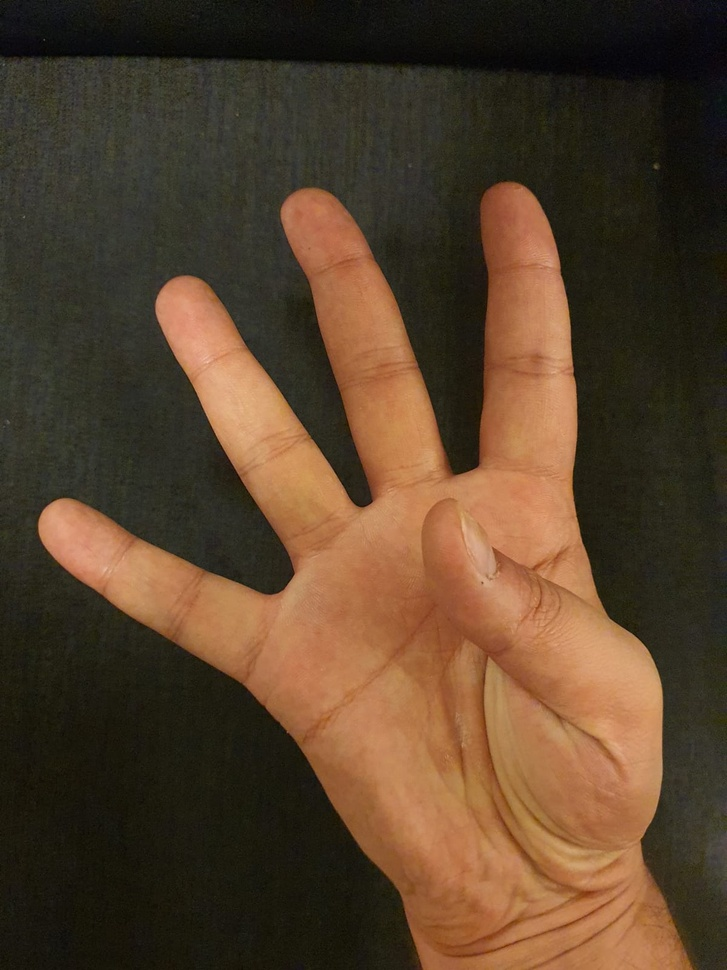
#> input picture images/4finger_hand_sample.jpeg, 727 x 970 px, shrunk from 1200 x 1600 before the run, found by its file name
$ jupyter execute hand_gesture_ps-Copy1.ipynb   (shell and % lines are left out)
#> lines starting #> are read from the running program, lines starting #| are printed output that depends on the picture; after the words box and inside, x2 and y2 are one past the last pixel; in counts of white or black regions, pixels touching at a corner belong together
## 1. Importing Libraries

[cell 1]
import cv2 as cv
import numpy as np
import matplotlib.pyplot as plt
import timeit

## 2. Reading Image

[cell 2]
img_path = "images/4finger_hand_sample.jpeg"
img = cv.imread(img_path)
#> img is the input picture: shape (970, 727, 3); mean B, G, R 43.7, 64.9, 87

print("Hand Image Sample")
print("Image Dimension", img.shape)
#| Image Dimension (970, 727, 3)
canvas = plt.gcf()
size = canvas.get_size_inches()
canvas.set_size_inches(size*2)
plt.imshow(cv.cvtColor(img, cv.COLOR_BGR2RGB))
plt.show()

## 3. Skin Mask
Masking is used for highlighting specific color on image. In our case it will be the skin color.

&emsp; **a. Changing `BGR` (blue, green, red) image to HSV (hue, saturation, value)**

[cell 3]
hsvim = cv.cvtColor(img, cv.COLOR_BGR2HSV)
#> hsvim: shape (970, 727, 3); mean H, S, V 24.3, 109.2, 87.2

print("Sample image in HSV")
print(hsvim.shape)
#| (970, 727, 3)
canvas = plt.gcf()
size = canvas.get_size_inches()
canvas.set_size_inches(size*2)
plt.imshow(cv.cvtColor(hsvim, cv.COLOR_BGR2RGB))
plt.show()
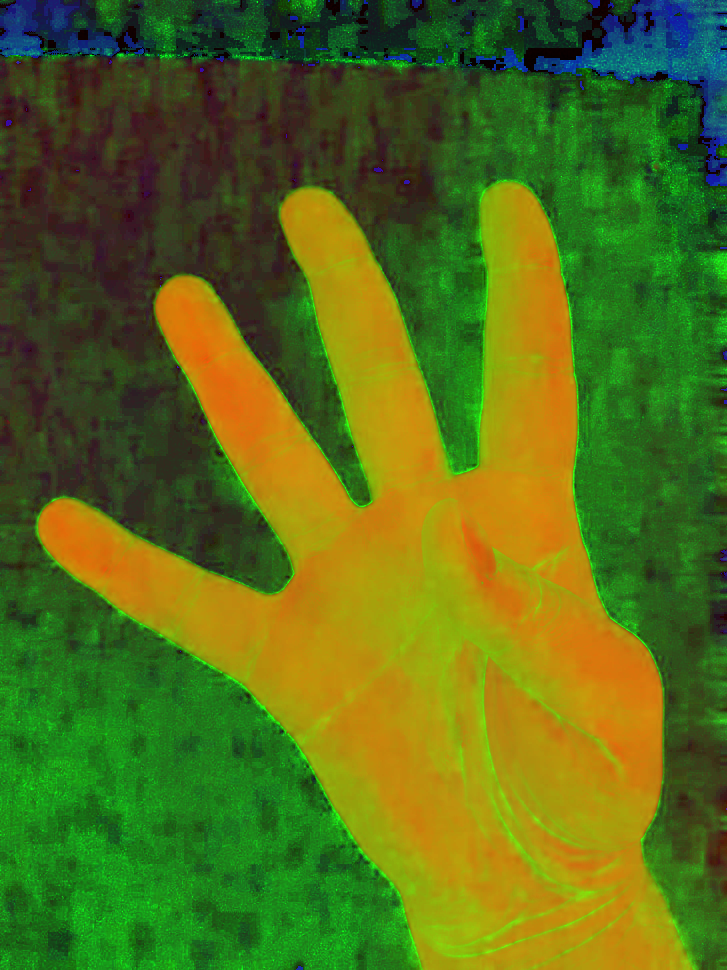
#> shown: shape (970, 727, 3); mean R, G, B 87.2, 109.2, 24.3

&emsp; **b. Initializing upper and lower values for skin color**

[cell 4]
lower = np.array([0, 48, 80], dtype = "uint8")
upper = np.array([20, 255, 255], dtype = "uint8")

&emsp; **c. Detect skin on the range of lower and upper pixel values in the HSV colorspace. Also Applying blur to improve masking**

[cell 5]
skinRegionHSV = cv.inRange(hsvim, lower, upper)
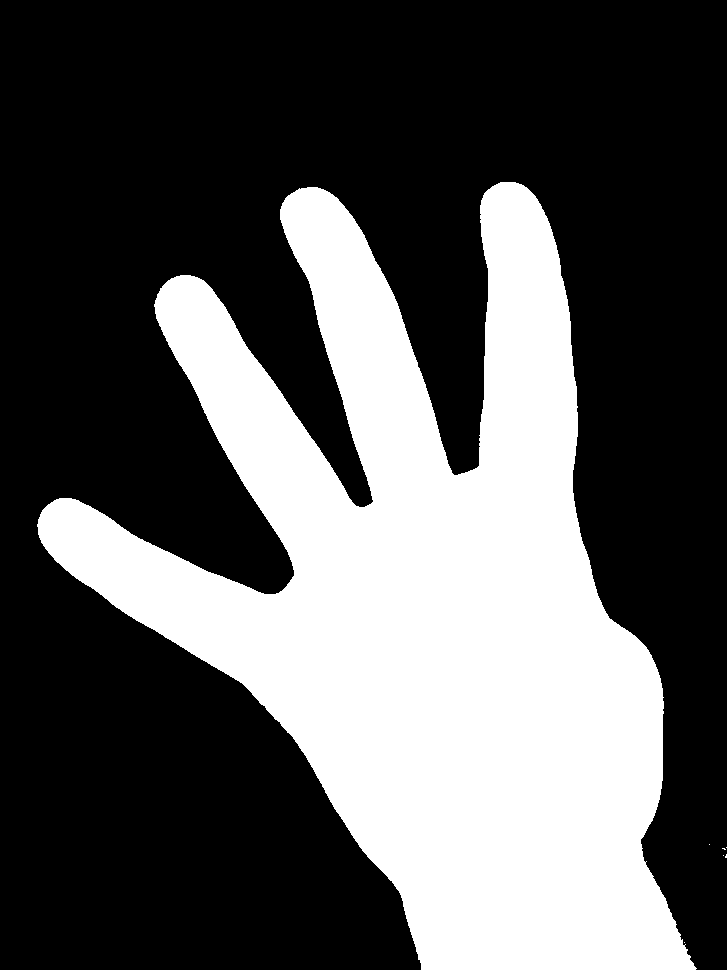
#> skinRegionHSV: shape (970, 727); 34.4% white; 7 white regions (6 under 20 px), largest, box (x1, y1, x2, y2) and area: (37, 182, 697, 970) 242237
print(skinRegionHSV.shape)
#| (970, 727)
# [8 lines of commented-out code are left out]

print("Skin Detection in HSV Colorspace")
#print(blurred.shape)
canvas = plt.gcf()
size = canvas.get_size_inches()
canvas.set_size_inches(size*2)
plt.imshow(cv.cvtColor(skinRegionHSV, cv.COLOR_BGR2RGB))
plt.show()

&emsp; **d. Thresholding the image. We are applying binary Threshold to clear out discrepencies and gray values.**

[cell 6]
ret,thresh = cv.threshold(skinRegionHSV,0,255,cv.THRESH_BINARY)

print("Image after applying threshold")
print(thresh.shape)
#| (970, 727)
canvas = plt.gcf()
size = canvas.get_size_inches()
canvas.set_size_inches(size*2)
plt.imshow(cv.cvtColor(thresh, cv.COLOR_BGR2RGB))
plt.show()

## 4. Countours
Now we will find the contours on the image based on our threshold.

[cell 7]
contours, hierarchy = cv.findContours(thresh, cv.RETR_TREE, cv.CHAIN_APPROX_SIMPLE)
#> contours = 7 contours, 6 with area under 20; largest, box (x1, y1, x2, y2) and area: (37, 182, 697, 970) 240534
contours = max(contours, key=cv.contourArea)
#> contours = contour of 1728 points, box (x1, y1, x2, y2) (37, 182, 697, 970), area 240534
cv.drawContours(img, [contours], -1, (255,255,0), 2)
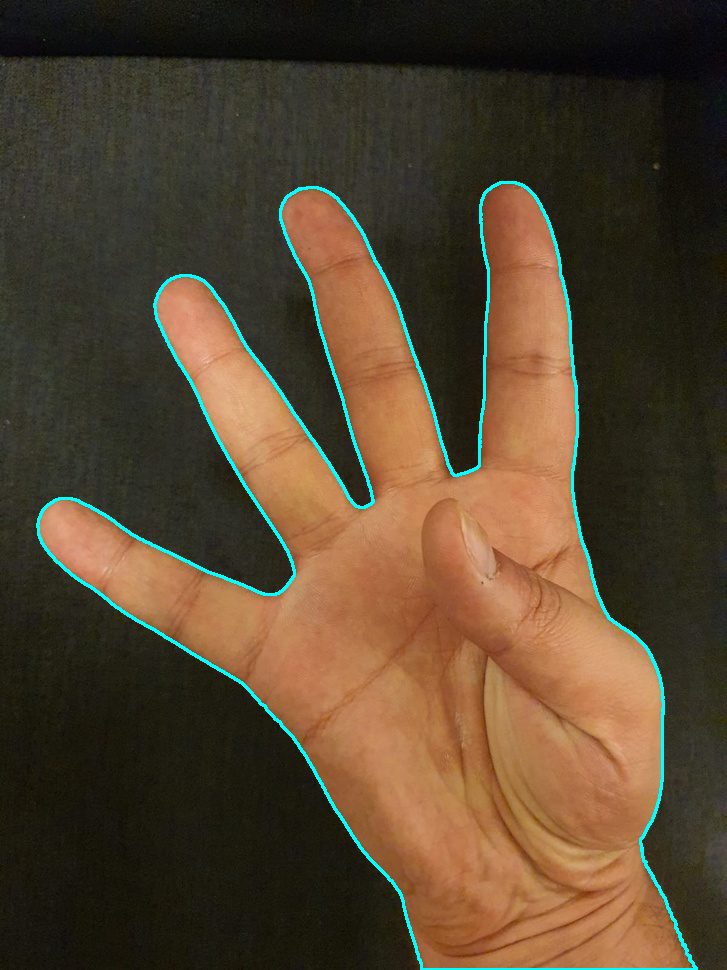
#> img: shape (970, 727, 3); 1.77% of pixels changed, all inside (x1, y1, x2, y2) = (36, 181, 698, 970)

print("Displaying Contours on the image")
canvas = plt.gcf()
size = canvas.get_size_inches()
canvas.set_size_inches(size*2)
plt.imshow(cv.cvtColor(img, cv.COLOR_BGR2RGB))
plt.show()

$ run again, with images/5finger_hand_sample.jpeg copied over images/4finger_hand_sample.jpeg
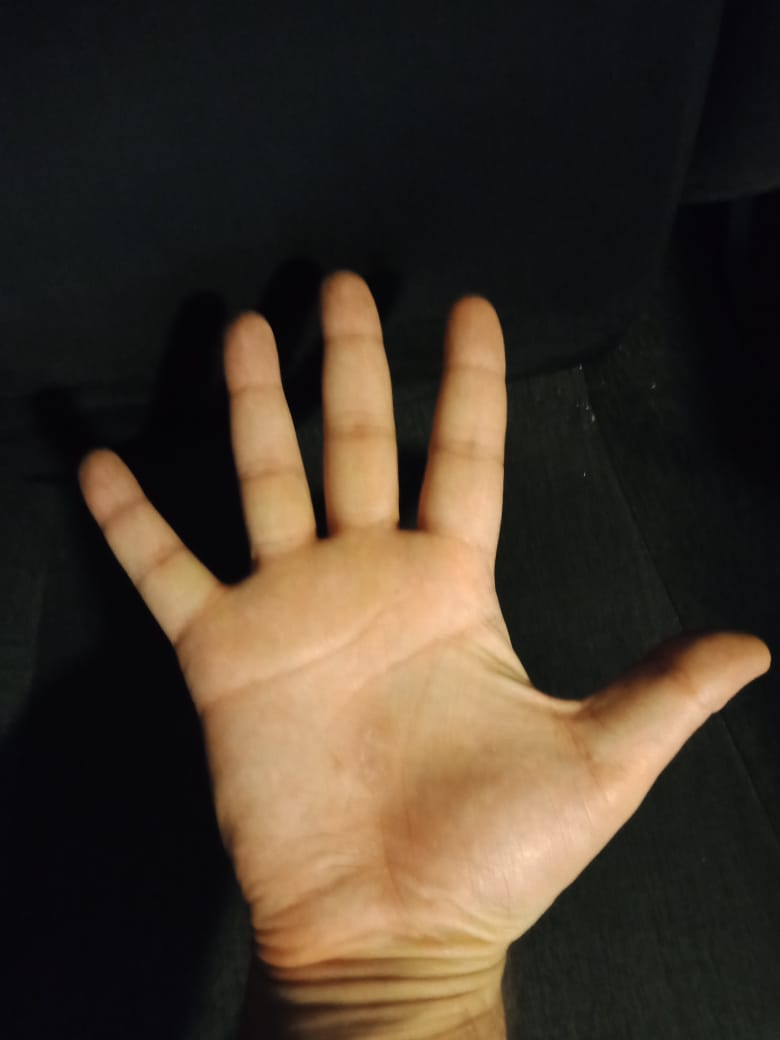
#> input picture images/5finger_hand_sample.jpeg, 780 x 1040 px, found by its file name
#> img is the input picture: shape (1040, 780, 3); mean B, G, R 42.2, 54.7, 66.4
#| Image Dimension (1040, 780, 3)
#> hsvim: shape (1040, 780, 3); mean H, S, V 71, 75, 68.6
#| (1040, 780, 3)
#> `skinRegionHSV = cv.inRange(hsvim, lower, upper)`:
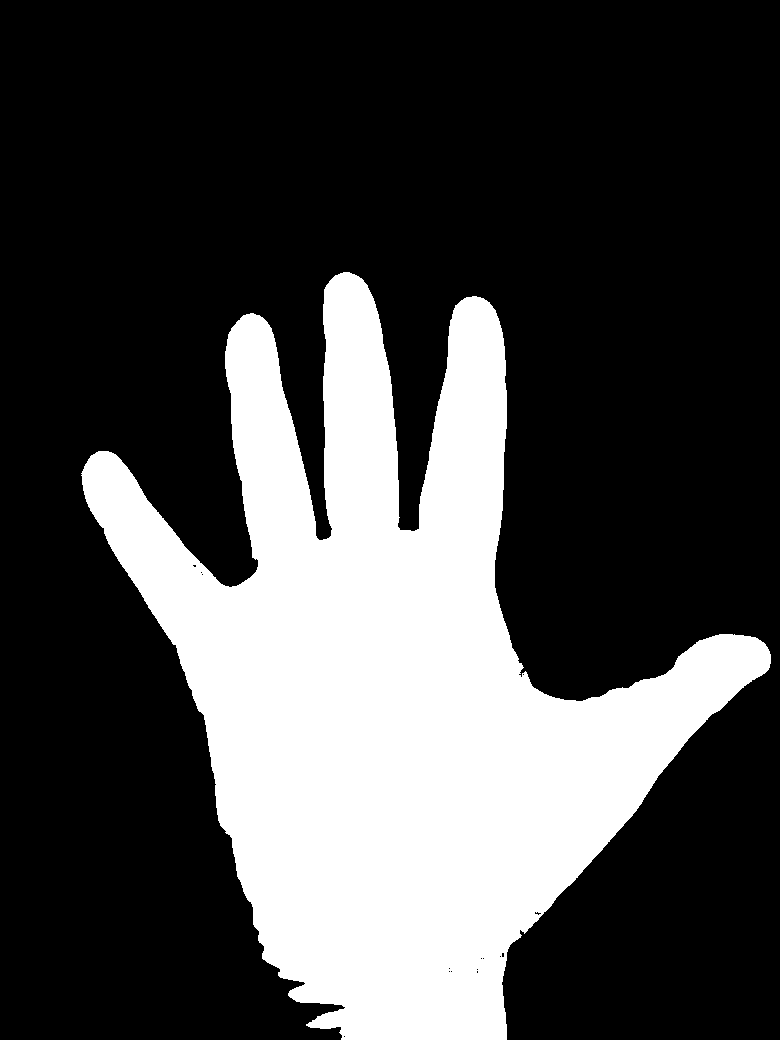
#> skinRegionHSV: shape (1040, 780); 28.3% white; 1 white region, box (x1, y1, x2, y2) and area: (81, 272, 771, 1040) 229469
#| (1040, 780)
#| (1040, 780)
#> `contours, hierarchy = cv.findContours(thresh, cv.RETR_TREE, cv.CHAIN_A..`: contours = 16 contours, 15 with area under 20; largest, box (x1, y1, x2, y2) and area: (81, 272, 771, 1040) 227760
#> `contours = max(contours, key=cv.contourArea)`: contours = contour of 1316 points, box (x1, y1, x2, y2) (81, 272, 771, 1040), area 227760
#> `cv.drawContours(img, [contours], -1, (255,255,0), 2)`:
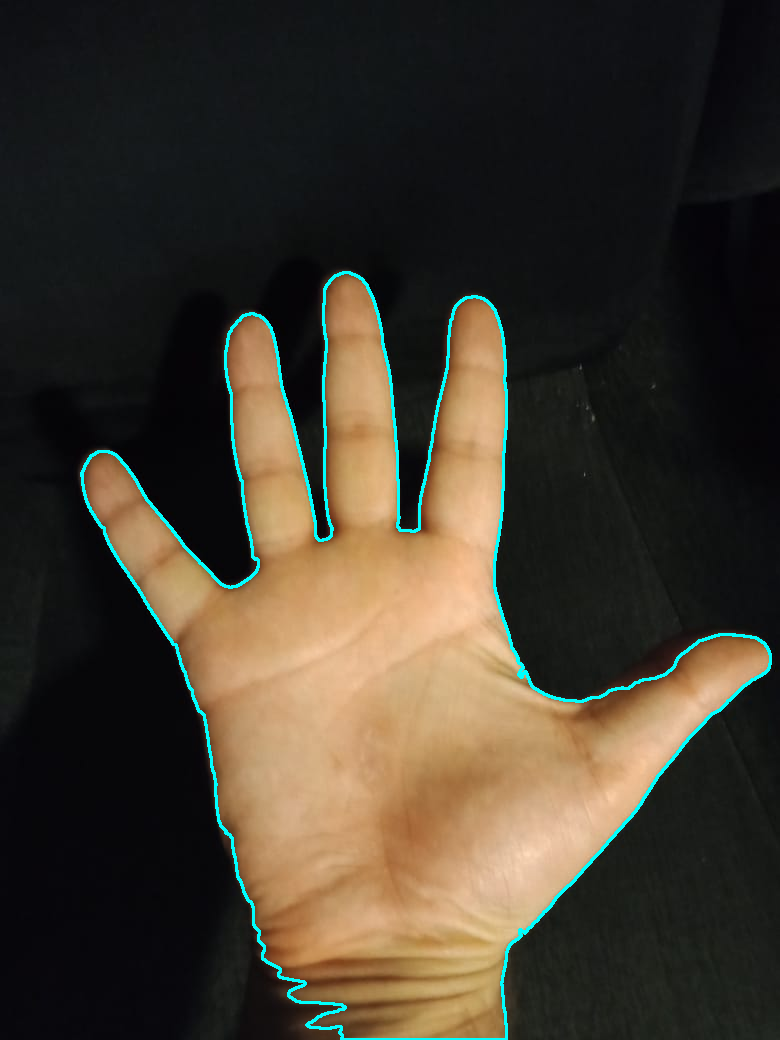
#> img: shape (1040, 780, 3); 1.53% of pixels changed, all inside (x1, y1, x2, y2) = (80, 271, 772, 1040)
